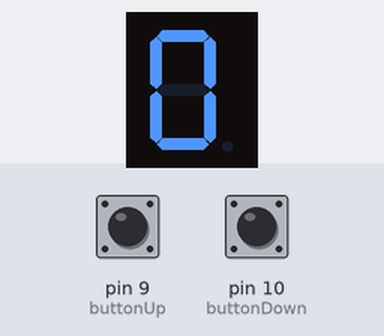
Bench run of a sketch on a simulated Arduino Uno, built with avr-gcc and run on an emulated ATmega328P. On the bench: 1-digit seven-segment display. Wiring (inferred from the names in the program): 1-digit 7-segment display, segments lit when HIGH: segments pin 2, pin 3, pin 4, pin 5, pin 6, pin 7, pin 8. The test bench sets the inputs (shaded band); at power-on: pin 9 (buttonUp) HIGH, pin 10 (buttonDown) HIGH. The segment pins are drawn as the display they are named for.

Above: at 1.2 s.
1.3 s: pin 9 (buttonUp) pulled LOW for 1 s
At 2.9 s:
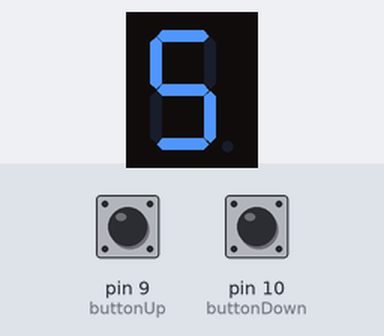
3.8 s: pin 10 (buttonDown) pulled LOW for 3.2 s
At 7.7 s:
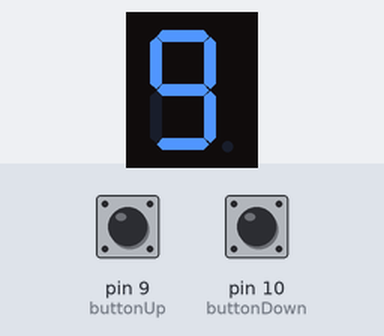
Timing chart, 0 to 9.2 s (numbered marks = the images above; inputs shaded):
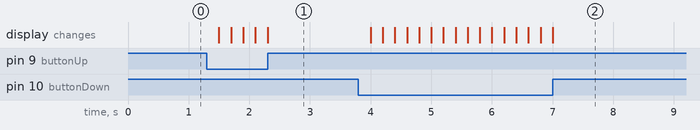

The sketch:

1.ino
```cpp
// 定義七段顯示器的接腳對應
const int segPins[] = {2, 3, 4, 5, 6, 7, 8};  // 接腳對應 A, B, C, D, E, F, G
const int buttonUp = 9;                       // 增加按鈕接腳
const int buttonDown = 10;                    // 減少按鈕接腳

int currentValue = 0;  // 當前顯示數值

// 七段顯示器對應數字 0-9 的狀態
const byte digits[10] = {
    B00111111,  // 0
    B00000110,  // 1
    B01011011,  // 2
    B01001111,  // 3
    B01100110,  // 4
    B01101101,  // 5
    B01111101,  // 6
    B00000111,  // 7
    B01111111,  // 8
    B01101111   // 9
};

void setup() {
    for (int i = 0; i < 7; i++) {
        pinMode(segPins[i], OUTPUT);
    }
    pinMode(buttonUp, INPUT_PULLUP);
    pinMode(buttonDown, INPUT_PULLUP);
    displayDigit(currentValue);
}

void loop() {
    if (digitalRead(buttonUp) == LOW) {
        delay(200);                              // 防抖動
        currentValue = (currentValue + 1) % 10;  // 遞增並保持在 0-9 範圍
        displayDigit(currentValue);
    }
    if (digitalRead(buttonDown) == LOW) {
        delay(200);                                   // 防抖動
        currentValue = (currentValue - 1 + 10) % 10;  // 遞減並保持在 0-9 範圍
        displayDigit(currentValue);
    }
}

// 顯示數位到七段顯示器
void displayDigit(int number) {
    byte segments = digits[number];
    for (int i = 0; i < 7; i++) {
        digitalWrite(segPins[i], (segments >> i) & 0x01);
    }
}
```

Measured:
- after the input at 1.3 s, the display: first changes after 0.20 s (image 1 shows a later state)
- after the input at 3.8 s, the display: first changes after 0.20 s (image 2 shows a later state)
